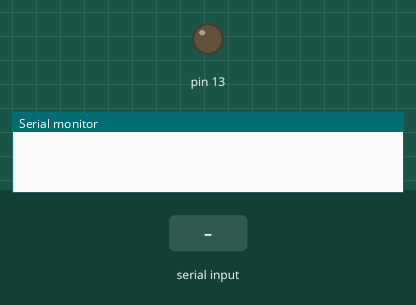
Recording of a sketch running on a simulated Arduino Uno, built with avr-gcc and run on an emulated ATmega328P. Shown: output pins drawn as LEDs (lit = HIGH), the last lines printed to the serial monitor. The inputs (shaded band) are chosen by the test bench.

Above: at 1.2 s.
1.3 s: "1" received over Serial
At 2.0 s:
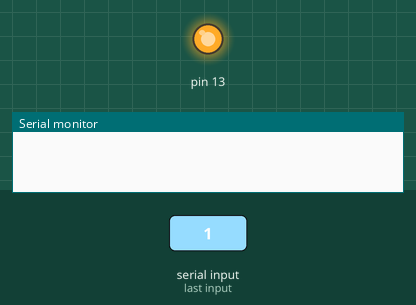
3.8 s: "2" received over Serial
At 6.6 s:
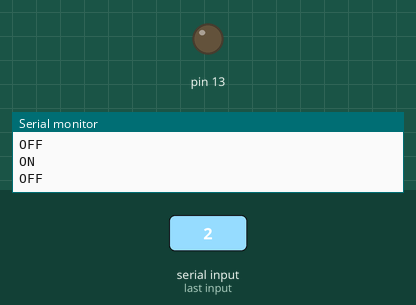
Timing chart, 0 to 8.1 s (numbered marks = the images above; inputs shaded):
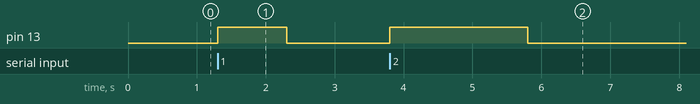

The sketch:

sketch_noviy.ino
```cpp
char a;

void setup() {
  pinMode(13, OUTPUT);
  Serial.begin(9600);

}

void loop() {
  a = Serial.read();
  if (a == '1'){
  digitalWrite(13, 1);
  delay(1000);
  Serial.println("ON");

  digitalWrite(13, 0);
  delay(500);
  Serial.println("OFF");
  }

  if (a == '2'){
  digitalWrite(13, 1);
  delay(2000);
  Serial.println("ON");

  digitalWrite(13, 0);
  delay(200);
  Serial.println("OFF");
  }

  if (a == '0'){
  digitalWrite(13, 1);
  delay(200);
  Serial.println("ON");

  digitalWrite(13, 0);
  delay(200);
  Serial.println("OFF");
  }
}
```

Measured:
- after the input at 1.3 s, pin 13: LOW → HIGH at once, → LOW 1.0 s later
- after the input at 3.8 s, pin 13: LOW → HIGH at once, → LOW 2.0 s later
